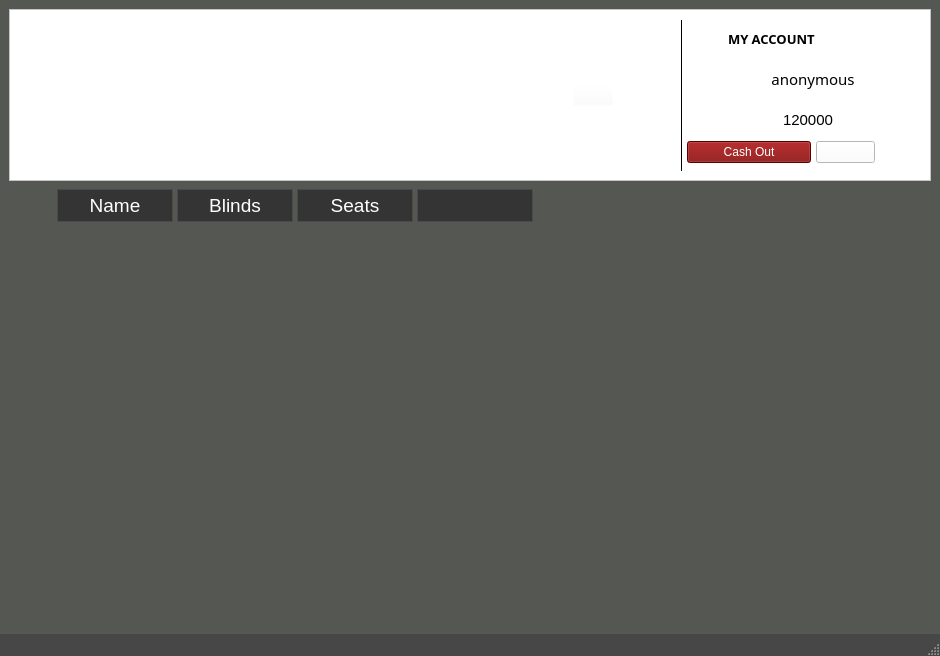
<?xml version="1.0" encoding="UTF-8"?>
<ui version="4.0">
 <class>MainWindow</class>
 <widget class="QMainWindow" name="MainWindow">
  <property name="geometry">
   <rect>
    <x>0</x>
    <y>0</y>
    <width>940</width>
    <height>656</height>
   </rect>
  </property>
  <property name="minimumSize">
   <size>
    <width>800</width>
    <height>656</height>
   </size>
  </property>
  <property name="windowTitle">
   <string>Torpoker</string>
  </property>
  <property name="styleSheet">
   <string notr="true">#centralwidget{
background-color: rgb(85, 87, 83);
	border-image: url(./UI/images/TgFZH.jpg);
}
QStatusBar
{
	color: white;
	background-color: rgb(71, 71, 71);
	font: 9pt &quot;Montserrat&quot;;
}
QStatusBar::item
{
    border: 0px transparent dark;
}</string>
  </property>
  <widget class="QWidget" name="centralwidget">
   <property name="styleSheet">
    <string notr="true"/>
   </property>
   <layout class="QGridLayout" name="gridLayout">
    <item row="2" column="0">
     <spacer name="horizontalSpacer">
      <property name="orientation">
       <enum>Qt::Horizontal</enum>
      </property>
      <property name="sizeType">
       <enum>QSizePolicy::Preferred</enum>
      </property>
      <property name="sizeHint" stdset="0">
       <size>
        <width>40</width>
        <height>20</height>
       </size>
      </property>
     </spacer>
    </item>
    <item row="2" column="2">
     <spacer name="horizontalSpacer_2">
      <property name="orientation">
       <enum>Qt::Horizontal</enum>
      </property>
      <property name="sizeType">
       <enum>QSizePolicy::Preferred</enum>
      </property>
      <property name="sizeHint" stdset="0">
       <size>
        <width>40</width>
        <height>20</height>
       </size>
      </property>
     </spacer>
    </item>
    <item row="3" column="1">
     <spacer name="verticalSpacer_2">
      <property name="orientation">
       <enum>Qt::Vertical</enum>
      </property>
      <property name="sizeType">
       <enum>QSizePolicy::Preferred</enum>
      </property>
      <property name="sizeHint" stdset="0">
       <size>
        <width>20</width>
        <height>40</height>
       </size>
      </property>
     </spacer>
    </item>
    <item row="2" column="1">
     <widget class="QTableWidget" name="tableWidget_game_tables">
      <property name="styleSheet">
       <string notr="true">QHeaderView{
	background-color: transparent; /* header background*/
}
QTableView{
	gridline-color: rgba(0,0,0,0);
}
QTableWidget{
	background-color: transparent; /*transparent to show bg image*/
	border: 0px solid transparent;
}
QTableView::item{
	color: white;
	background-image: url(./UI/images/asd1354.png); /*cell bg image*/
}
QTableWidget::item{
	padding-left: 15; /*cell spacing*/
	border: 2px solid transparent; /*transparent cell borders*/
}
QHeaderView::section {
	color: white;
    background-color: #343434;
    font-size: 14pt;
	padding: 2px;
	border: 1px solid #4a4a4a;
	margin: 2px;
}</string>
      </property>
      <property name="verticalScrollBarPolicy">
       <enum>Qt::ScrollBarAlwaysOff</enum>
      </property>
      <property name="horizontalScrollBarPolicy">
       <enum>Qt::ScrollBarAlwaysOff</enum>
      </property>
      <property name="sizeAdjustPolicy">
       <enum>QAbstractScrollArea::AdjustToContents</enum>
      </property>
      <property name="editTriggers">
       <set>QAbstractItemView::NoEditTriggers</set>
      </property>
      <property name="verticalScrollMode">
       <enum>QAbstractItemView::ScrollPerPixel</enum>
      </property>
      <property name="horizontalScrollMode">
       <enum>QAbstractItemView::ScrollPerPixel</enum>
      </property>
      <property name="showGrid">
       <bool>false</bool>
      </property>
      <property name="rowCount">
       <number>0</number>
      </property>
      <attribute name="horizontalHeaderDefaultSectionSize">
       <number>120</number>
      </attribute>
      <attribute name="horizontalHeaderMinimumSectionSize">
       <number>75</number>
      </attribute>
      <attribute name="horizontalHeaderStretchLastSection">
       <bool>false</bool>
      </attribute>
      <attribute name="verticalHeaderVisible">
       <bool>false</bool>
      </attribute>
      <attribute name="verticalHeaderDefaultSectionSize">
       <number>40</number>
      </attribute>
      <attribute name="verticalHeaderMinimumSectionSize">
       <number>35</number>
      </attribute>
      <column>
       <property name="text">
        <string>Name</string>
       </property>
      </column>
      <column>
       <property name="text">
        <string>Blinds</string>
       </property>
      </column>
      <column>
       <property name="text">
        <string>Seats</string>
       </property>
      </column>
      <column>
       <property name="text">
        <string/>
       </property>
      </column>
     </widget>
    </item>
    <item row="1" column="0" colspan="3">
     <widget class="QFrame" name="frame_header">
      <property name="minimumSize">
       <size>
        <width>25</width>
        <height>150</height>
       </size>
      </property>
      <property name="maximumSize">
       <size>
        <width>16777215</width>
        <height>180</height>
       </size>
      </property>
      <property name="styleSheet">
       <string notr="true">#frame_header{
	background-color: rgb(255, 255, 255);
	
}</string>
      </property>
      <property name="frameShape">
       <enum>QFrame::StyledPanel</enum>
      </property>
      <property name="frameShadow">
       <enum>QFrame::Raised</enum>
      </property>
      <layout class="QGridLayout" name="gridLayout_3">
       <item row="0" column="1">
        <widget class="QLabel" name="label">
         <property name="minimumSize">
          <size>
           <width>424</width>
           <height>50</height>
          </size>
         </property>
         <property name="maximumSize">
          <size>
           <width>516</width>
           <height>94</height>
          </size>
         </property>
         <property name="text">
          <string/>
         </property>
         <property name="pixmap">
          <pixmap>images/YfZiodQJx.png</pixmap>
         </property>
         <property name="scaledContents">
          <bool>true</bool>
         </property>
         <property name="alignment">
          <set>Qt::AlignLeading|Qt::AlignLeft|Qt::AlignVCenter</set>
         </property>
         <property name="wordWrap">
          <bool>false</bool>
         </property>
        </widget>
       </item>
       <item row="0" column="3">
        <widget class="QPushButton" name="pushButton_playnow">
         <property name="styleSheet">
          <string notr="true">#pushButton_playnow{
	background-color: rgba(255, 255, 255, 0);
}
#pushButton_playnow:pressed{
	background-color: rgba(203, 203, 203,200);
	margin-left: 10px;
	margin-top: 5px;
}</string>
         </property>
         <property name="text">
          <string/>
         </property>
         <property name="icon">
          <iconset>
           <normaloff>images/SIdWGYLm.png</normaloff>images/SIdWGYLm.png</iconset>
         </property>
         <property name="iconSize">
          <size>
           <width>100</width>
           <height>100</height>
          </size>
         </property>
        </widget>
       </item>
       <item row="0" column="2">
        <spacer name="horizontalSpacer_4">
         <property name="orientation">
          <enum>Qt::Horizontal</enum>
         </property>
         <property name="sizeType">
          <enum>QSizePolicy::MinimumExpanding</enum>
         </property>
         <property name="sizeHint" stdset="0">
          <size>
           <width>40</width>
           <height>20</height>
          </size>
         </property>
        </spacer>
       </item>
       <item row="0" column="5" colspan="2">
        <widget class="QFrame" name="frame_my_acc">
         <property name="sizePolicy">
          <sizepolicy hsizetype="Expanding" vsizetype="Preferred">
           <horstretch>0</horstretch>
           <verstretch>0</verstretch>
          </sizepolicy>
         </property>
         <property name="minimumSize">
          <size>
           <width>200</width>
           <height>0</height>
          </size>
         </property>
         <property name="maximumSize">
          <size>
           <width>250</width>
           <height>16777215</height>
          </size>
         </property>
         <property name="styleSheet">
          <string notr="true">#frame_my_acc{
border: 1px solid white;
border-left-color: black;
}</string>
         </property>
         <layout class="QVBoxLayout" name="verticalLayout">
          <property name="spacing">
           <number>0</number>
          </property>
          <property name="sizeConstraint">
           <enum>QLayout::SetDefaultConstraint</enum>
          </property>
          <property name="leftMargin">
           <number>5</number>
          </property>
          <property name="topMargin">
           <number>0</number>
          </property>
          <property name="rightMargin">
           <number>5</number>
          </property>
          <property name="bottomMargin">
           <number>0</number>
          </property>
          <item>
           <widget class="QFrame" name="frame">
            <property name="maximumSize">
             <size>
              <width>16777215</width>
              <height>45</height>
             </size>
            </property>
            <property name="styleSheet">
             <string notr="true">#frame{
border: 1px solid white;
}</string>
            </property>
            <property name="frameShape">
             <enum>QFrame::NoFrame</enum>
            </property>
            <property name="frameShadow">
             <enum>QFrame::Raised</enum>
            </property>
            <layout class="QHBoxLayout" name="horizontalLayout">
             <item>
              <widget class="QLabel" name="label_3">
               <property name="maximumSize">
                <size>
                 <width>25</width>
                 <height>16777215</height>
                </size>
               </property>
               <property name="text">
                <string/>
               </property>
               <property name="pixmap">
                <pixmap>images/PKlFdpHZ.png</pixmap>
               </property>
              </widget>
             </item>
             <item>
              <widget class="QLabel" name="label_2">
               <property name="font">
                <font>
                 <family>Montserrat</family>
                 <pointsize>10</pointsize>
                 <weight>75</weight>
                 <bold>true</bold>
                </font>
               </property>
               <property name="text">
                <string>MY ACCOUNT</string>
               </property>
              </widget>
             </item>
            </layout>
           </widget>
          </item>
          <item>
           <widget class="QFrame" name="frame_2">
            <property name="sizePolicy">
             <sizepolicy hsizetype="Preferred" vsizetype="Fixed">
              <horstretch>0</horstretch>
              <verstretch>0</verstretch>
             </sizepolicy>
            </property>
            <property name="minimumSize">
             <size>
              <width>165</width>
              <height>112</height>
             </size>
            </property>
            <property name="frameShape">
             <enum>QFrame::NoFrame</enum>
            </property>
            <property name="frameShadow">
             <enum>QFrame::Plain</enum>
            </property>
            <layout class="QGridLayout" name="gridLayout_2">
             <property name="leftMargin">
              <number>0</number>
             </property>
             <property name="topMargin">
              <number>0</number>
             </property>
             <property name="rightMargin">
              <number>0</number>
             </property>
             <property name="bottomMargin">
              <number>7</number>
             </property>
             <property name="horizontalSpacing">
              <number>5</number>
             </property>
             <property name="verticalSpacing">
              <number>1</number>
             </property>
             <item row="1" column="1" colspan="2">
              <layout class="QHBoxLayout" name="horizontalLayout_2">
               <property name="spacing">
                <number>5</number>
               </property>
               <item>
                <widget class="QLabel" name="label_4">
                 <property name="minimumSize">
                  <size>
                   <width>27</width>
                   <height>28</height>
                  </size>
                 </property>
                 <property name="maximumSize">
                  <size>
                   <width>27</width>
                   <height>28</height>
                  </size>
                 </property>
                 <property name="text">
                  <string/>
                 </property>
                 <property name="pixmap">
                  <pixmap>images/2aewqeE.png</pixmap>
                 </property>
                </widget>
               </item>
               <item>
                <widget class="QLabel" name="label_stack">
                 <property name="font">
                  <font>
                   <pointsize>11</pointsize>
                  </font>
                 </property>
                 <property name="text">
                  <string>120000</string>
                 </property>
                 <property name="alignment">
                  <set>Qt::AlignLeading|Qt::AlignLeft|Qt::AlignVCenter</set>
                 </property>
                </widget>
               </item>
              </layout>
             </item>
             <item row="2" column="0" colspan="2">
              <widget class="QPushButton" name="pushButton_cashout">
               <property name="statusTip">
                <string>Logout</string>
               </property>
               <property name="styleSheet">
                <string notr="true">#pushButton_cashout{
	font: 75 10pt &quot;Noto Naskh Arabic UI&quot;;
	color: white;
	background-color: maroon;

}
#pushButton_cashout:pressed{
		background-color: rgba(85, 0, 0, 200);
	margin-left: 10px;
	margin-top: 5px;
}</string>
               </property>
               <property name="text">
                <string>Cash Out</string>
               </property>
               <property name="icon">
                <iconset>
                 <normaloff>images/UGAyPsHIM.png</normaloff>images/UGAyPsHIM.png</iconset>
               </property>
              </widget>
             </item>
             <item row="2" column="2">
              <widget class="QPushButton" name="pushButton_refresh_account">
               <property name="statusTip">
                <string>refresh account status</string>
               </property>
               <property name="styleSheet">
                <string notr="true">#pushButton_refresh_account{
	color: white;
	background-color:white;

}
#pushButton_refresh_account:pressed{
	background-color:white;
	margin-left: 3px;
	margin-top: 5px;
}</string>
               </property>
               <property name="text">
                <string/>
               </property>
               <property name="icon">
                <iconset>
                 <normaloff>images/weq23AD.png</normaloff>images/weq23AD.png</iconset>
               </property>
              </widget>
             </item>
             <item row="0" column="0" rowspan="2">
              <widget class="QLabel" name="label_user_icon">
               <property name="text">
                <string/>
               </property>
               <property name="pixmap">
                <pixmap>images/ksdfvQWC.png</pixmap>
               </property>
              </widget>
             </item>
             <item row="0" column="1" colspan="2">
              <widget class="QLabel" name="label_username">
               <property name="font">
                <font>
                 <family>Montserrat</family>
                 <pointsize>11</pointsize>
                </font>
               </property>
               <property name="text">
                <string>anonymous</string>
               </property>
               <property name="alignment">
                <set>Qt::AlignCenter</set>
               </property>
               <property name="wordWrap">
                <bool>true</bool>
               </property>
              </widget>
             </item>
            </layout>
           </widget>
          </item>
         </layout>
        </widget>
       </item>
       <item row="0" column="4">
        <spacer name="horizontalSpacer_3">
         <property name="orientation">
          <enum>Qt::Horizontal</enum>
         </property>
         <property name="sizeType">
          <enum>QSizePolicy::Expanding</enum>
         </property>
         <property name="sizeHint" stdset="0">
          <size>
           <width>40</width>
           <height>20</height>
          </size>
         </property>
        </spacer>
       </item>
       <item row="0" column="0">
        <spacer name="horizontalSpacer_5">
         <property name="orientation">
          <enum>Qt::Horizontal</enum>
         </property>
         <property name="sizeType">
          <enum>QSizePolicy::MinimumExpanding</enum>
         </property>
         <property name="sizeHint" stdset="0">
          <size>
           <width>40</width>
           <height>20</height>
          </size>
         </property>
        </spacer>
       </item>
       <item row="0" column="7">
        <spacer name="horizontalSpacer_6">
         <property name="orientation">
          <enum>Qt::Horizontal</enum>
         </property>
         <property name="sizeType">
          <enum>QSizePolicy::Preferred</enum>
         </property>
         <property name="sizeHint" stdset="0">
          <size>
           <width>40</width>
           <height>20</height>
          </size>
         </property>
        </spacer>
       </item>
      </layout>
     </widget>
    </item>
   </layout>
  </widget>
  <widget class="QStatusBar" name="statusbar"/>
 </widget>
 <resources/>
 <connections/>
</ui>
